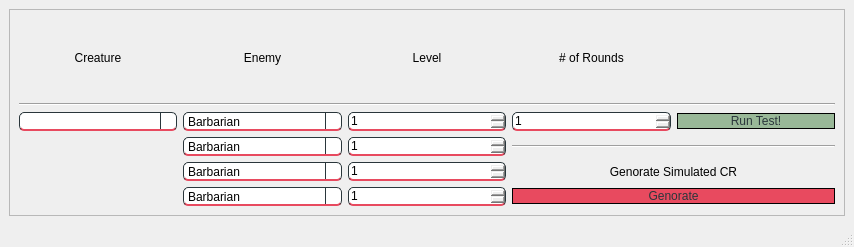
<?xml version="1.0" encoding="UTF-8"?>
<ui version="4.0">
 <class>testModWindow</class>
 <widget class="QMainWindow" name="testModWindow">
  <property name="geometry">
   <rect>
    <x>0</x>
    <y>0</y>
    <width>854</width>
    <height>247</height>
   </rect>
  </property>
  <property name="windowTitle">
   <string>MainWindow</string>
  </property>
  <widget class="QWidget" name="centralwidget">
   <layout class="QVBoxLayout" name="verticalLayout">
    <item>
     <widget class="QScrollArea" name="scrollArea">
      <property name="styleSheet">
       <string notr="true">QPushButton{
 	padding: .25em;
 	border: 1px solid black;
 	border-radius: 0.4em;
}

QSpinBox{
	padding: .25em;
	border: 1px solid rgb(42, 54, 59);
	border-bottom: 2px solid rgb(232, 74, 95);
	border-radius: 5px;
}QComboBox{
	
	padding: .25em;
	border:1px solid rgb(42, 54, 59);
	border-bottom: 2px Solid rgb(232, 74, 95);
	border-radius: 5px;
}
QComboBox::drop-down {
    subcontrol-origin: padding;
    subcontrol-position: top right;
    width: 15px;

    border-left-width: 1px;
    border-left-color: rgb(42, 54, 59);
    border-left-style: solid; /* just a single line */
    border-top-right-radius: 3px; /* same radius as the QComboBox */
    border-bottom-right-radius: 3px;
}</string>
      </property>
      <property name="widgetResizable">
       <bool>true</bool>
      </property>
      <widget class="QWidget" name="scrollAreaWidgetContents">
       <property name="geometry">
        <rect>
         <x>0</x>
         <y>0</y>
         <width>834</width>
         <height>184</height>
        </rect>
       </property>
       <layout class="QGridLayout" name="gridLayout">
        <item row="5" column="1">
         <widget class="QComboBox" name="enemyComboBox_4">
          <item>
           <property name="text">
            <string>Barbarian</string>
           </property>
          </item>
          <item>
           <property name="text">
            <string>Fighter</string>
           </property>
          </item>
          <item>
           <property name="text">
            <string>Ranger</string>
           </property>
          </item>
          <item>
           <property name="text">
            <string>Rogue</string>
           </property>
          </item>
          <item>
           <property name="text">
            <string>Wizard</string>
           </property>
          </item>
         </widget>
        </item>
        <item row="0" column="2">
         <widget class="QLabel" name="label_4">
          <property name="text">
           <string>Level</string>
          </property>
          <property name="alignment">
           <set>Qt::AlignCenter</set>
          </property>
         </widget>
        </item>
        <item row="0" column="0">
         <widget class="QLabel" name="label">
          <property name="text">
           <string>Creature</string>
          </property>
          <property name="alignment">
           <set>Qt::AlignCenter</set>
          </property>
         </widget>
        </item>
        <item row="4" column="3" colspan="2">
         <widget class="QLabel" name="label_5">
          <property name="text">
           <string>Genorate Simulated CR</string>
          </property>
          <property name="alignment">
           <set>Qt::AlignCenter</set>
          </property>
         </widget>
        </item>
        <item row="4" column="2">
         <widget class="QSpinBox" name="spinBox_3">
          <property name="minimum">
           <number>1</number>
          </property>
          <property name="maximum">
           <number>20</number>
          </property>
         </widget>
        </item>
        <item row="2" column="2">
         <widget class="QSpinBox" name="spinBox">
          <property name="minimum">
           <number>1</number>
          </property>
          <property name="maximum">
           <number>20</number>
          </property>
         </widget>
        </item>
        <item row="2" column="3">
         <widget class="QSpinBox" name="roundSpinBox">
          <property name="minimum">
           <number>1</number>
          </property>
         </widget>
        </item>
        <item row="2" column="4">
         <widget class="QPushButton" name="runTestButton">
          <property name="styleSheet">
           <string notr="true">color: rgb(42, 54, 59);
background-color: rgb(153, 184, 152);</string>
          </property>
          <property name="text">
           <string>Run Test!</string>
          </property>
         </widget>
        </item>
        <item row="2" column="0">
         <widget class="QComboBox" name="creatureComboBox"/>
        </item>
        <item row="5" column="3" colspan="2">
         <widget class="QPushButton" name="pushButton">
          <property name="styleSheet">
           <string notr="true">color: rgb(42, 54, 59);
background-color: rgb(232, 74, 95);</string>
          </property>
          <property name="text">
           <string>Genorate</string>
          </property>
         </widget>
        </item>
        <item row="3" column="3" colspan="2">
         <widget class="Line" name="line">
          <property name="orientation">
           <enum>Qt::Horizontal</enum>
          </property>
         </widget>
        </item>
        <item row="0" column="3">
         <widget class="QLabel" name="label_3">
          <property name="text">
           <string># of Rounds</string>
          </property>
          <property name="alignment">
           <set>Qt::AlignCenter</set>
          </property>
         </widget>
        </item>
        <item row="2" column="1">
         <widget class="QComboBox" name="enemyComboBox">
          <item>
           <property name="text">
            <string>Barbarian</string>
           </property>
          </item>
          <item>
           <property name="text">
            <string>Fighter</string>
           </property>
          </item>
          <item>
           <property name="text">
            <string>Ranger</string>
           </property>
          </item>
          <item>
           <property name="text">
            <string>Rogue</string>
           </property>
          </item>
          <item>
           <property name="text">
            <string>Wizard</string>
           </property>
          </item>
         </widget>
        </item>
        <item row="5" column="2">
         <widget class="QSpinBox" name="spinBox_4">
          <property name="minimum">
           <number>1</number>
          </property>
          <property name="maximum">
           <number>20</number>
          </property>
         </widget>
        </item>
        <item row="0" column="1">
         <widget class="QLabel" name="label_2">
          <property name="text">
           <string>Enemy</string>
          </property>
          <property name="alignment">
           <set>Qt::AlignCenter</set>
          </property>
         </widget>
        </item>
        <item row="3" column="1">
         <widget class="QComboBox" name="enemyComboBox_2">
          <item>
           <property name="text">
            <string>Barbarian</string>
           </property>
          </item>
          <item>
           <property name="text">
            <string>Fighter</string>
           </property>
          </item>
          <item>
           <property name="text">
            <string>Ranger</string>
           </property>
          </item>
          <item>
           <property name="text">
            <string>Rogue</string>
           </property>
          </item>
          <item>
           <property name="text">
            <string>Wizard</string>
           </property>
          </item>
         </widget>
        </item>
        <item row="3" column="2">
         <widget class="QSpinBox" name="spinBox_2">
          <property name="minimum">
           <number>1</number>
          </property>
          <property name="maximum">
           <number>20</number>
          </property>
         </widget>
        </item>
        <item row="4" column="1">
         <widget class="QComboBox" name="enemyComboBox_3">
          <item>
           <property name="text">
            <string>Barbarian</string>
           </property>
          </item>
          <item>
           <property name="text">
            <string>Fighter</string>
           </property>
          </item>
          <item>
           <property name="text">
            <string>Ranger</string>
           </property>
          </item>
          <item>
           <property name="text">
            <string>Rogue</string>
           </property>
          </item>
          <item>
           <property name="text">
            <string>Wizard</string>
           </property>
          </item>
         </widget>
        </item>
        <item row="1" column="0" colspan="5">
         <widget class="Line" name="line_2">
          <property name="orientation">
           <enum>Qt::Horizontal</enum>
          </property>
         </widget>
        </item>
       </layout>
      </widget>
     </widget>
    </item>
   </layout>
  </widget>
  <widget class="QMenuBar" name="menubar">
   <property name="geometry">
    <rect>
     <x>0</x>
     <y>0</y>
     <width>854</width>
     <height>22</height>
    </rect>
   </property>
  </widget>
  <widget class="QStatusBar" name="statusbar"/>
 </widget>
 <resources/>
 <connections/>
</ui>
